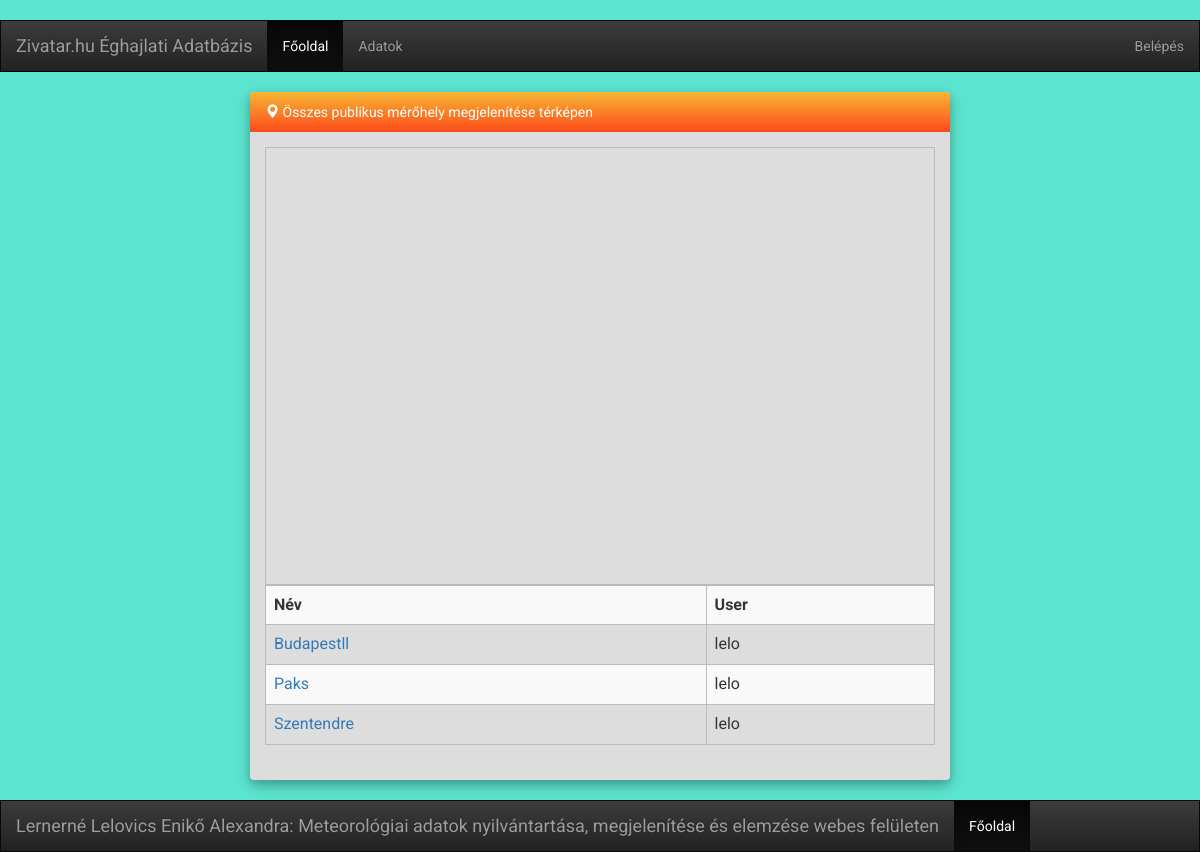
Page /site_list/ on the earlier database version.
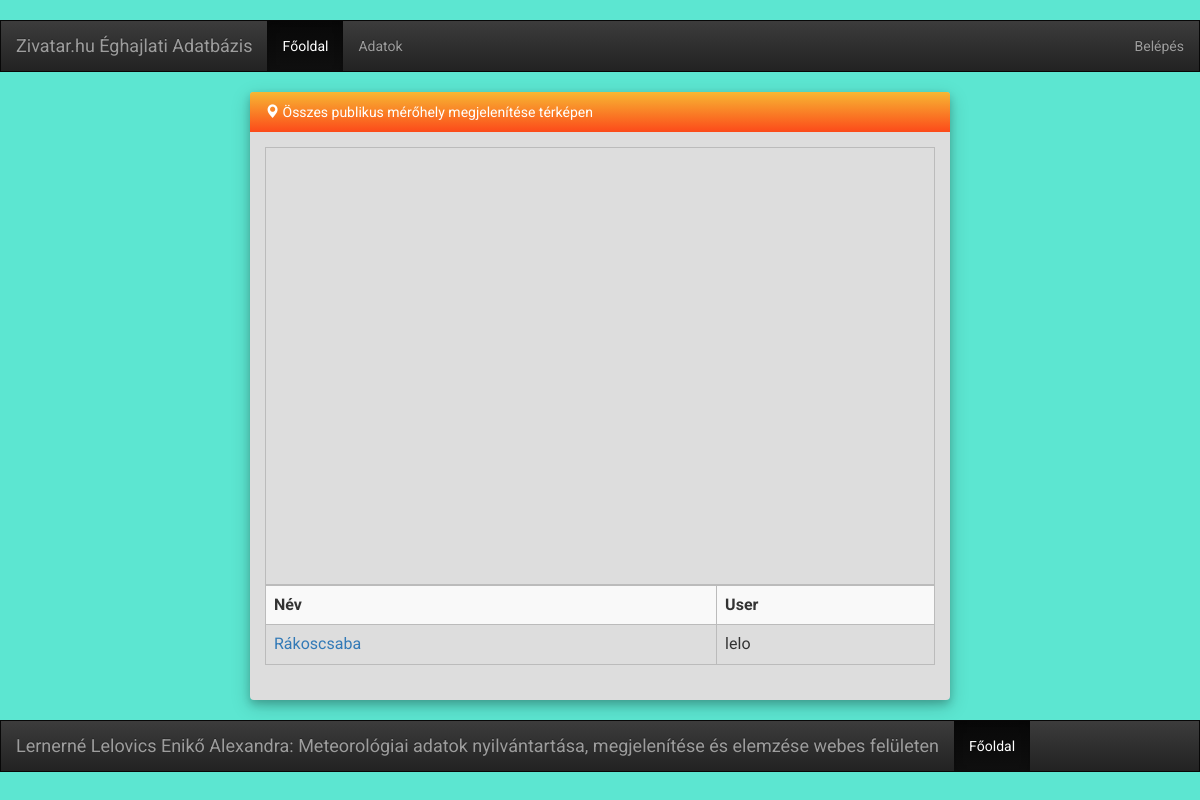
Same page on the later database version.
### climate/models.py (models this page shows, shortened)
class Site(models.Model):
	NARROW_AREA = (
		(1, 'kert'),
		(2, 'parkoló'),
		(3, 'tető'),
		(4, 'udvar'),
		(5, 'füves terület'),
		(6, 'fás terület'),
		(7, 'vízpart'),
		(8, 'utca')
	)
	WIDE_AREA = (
		(1, 'belváros'),
		(2, 'kertváros'),
		(3, 'lakótelep'),
		(4, 'ipari terület'),
		(5, 'hegyvidék'),
		(6, 'vízpart'),
		(7, 'külterület')
	)
	id = models.AutoField(primary_key = True)
	owner = models.ForeignKey('auth.user')
	title = models.CharField(max_length = 100, unique = True)
	comment = models.TextField(blank = True)
	createdDate = models.DateTimeField(default = timezone.now)
	isActive = models.BooleanField(default = True)
	isPublic = models.BooleanField(default = True)
	isDeleted = models.BooleanField(default = False)
	lat = models.DecimalField(max_digits = 20, decimal_places = 15)
	lon = models.DecimalField(max_digits = 20, decimal_places = 15)
	narrowArea = models.IntegerField(choices = NARROW_AREA, default = 1)
	wideArea = models.IntegerField(choices = WIDE_AREA, default = 1) # site.wideArea; site.get_wideArea_display() https://docs.djangoproject.com/en/1.9/topics/db/models/#field-options

### climate/views.py (the view)
# urls.py: url(r'^site_list/', views.site_list, name='site_list'),
def site_list(request):
	sites = Site.objects.filter(isPublic=True).order_by('title')
	return render(request, 'climate/site_list.html', {'sites': sites})

### climate/templates/climate/site_list.html (shortened to what this page needs)
{% extends 'climate/base.html' %}
{% block content %}
<div class="panel panel-primary">
	<div class="panel-heading"><span class="glyphicon glyphicon-map-marker"></span> Összes publikus mérőhely megjelenítése térképen</div>
		<div class="panel-body">
			<div id="google_maps_all_stations" class="col-12"></div>
			<div class="col-12">
				<table class="table table-striped" width="100%">
					<tr>
						<th>Név</th>
						<th>User</th>
					</tr>
					{% for site in sites %}
						<tr>
							<td><a href="{% url 'site_details' pk=site.pk %}">{{ site.title }}</a></td>
							<td>{{ site.owner }}</td>
						</tr>
					{% endfor %}
				</table>
			</div>
		</div>
	</div>
</div>
{% endblock content %}

Differences in the rows shown:
removed Site: title "Budapestll", owner "lelo"
removed Site: title "Paks", owner "lelo"
removed Site: title "Szentendre", owner "lelo"
added Site: title "Rákoscsaba", owner "lelo"
